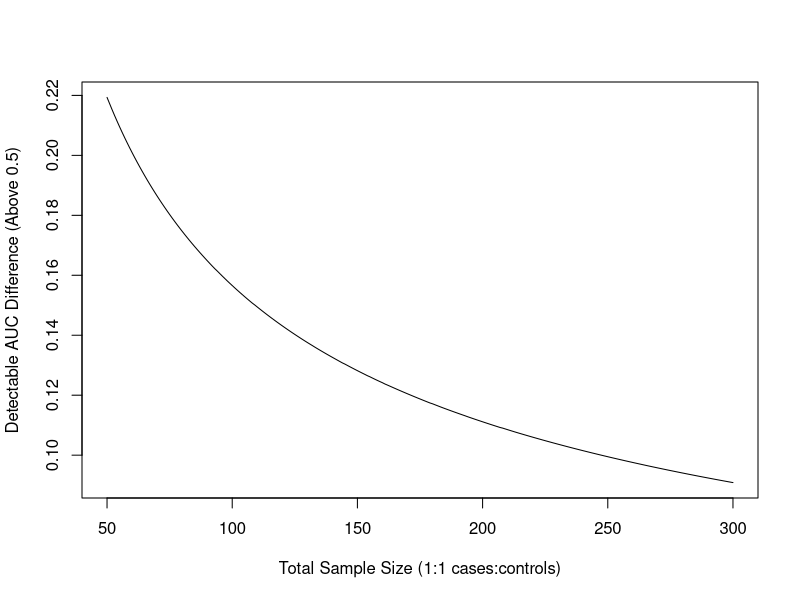

Generate this figure with R:
library(pROC)

ns = seq(from = 50,to = 300)
auc = lapply(ns, function(x){
  power = power.roc.test(ncontrols = x/2,ncases = x/2,power = 0.8)
  power$auc - 0.5
})

plot(ns,unlist(auc),type = "l",ylab = "Detectable AUC Difference (Above 0.5)",
     xlab = "Total Sample Size (1:1 cases:controls)")
